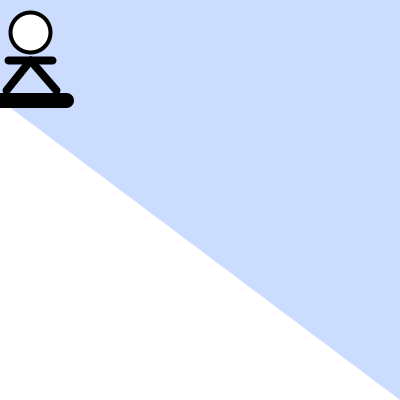
Frame 1 (no input)
Frame 60 (the mouse pressed at the canvas centre just before this capture): identical to frame 1, image omitted
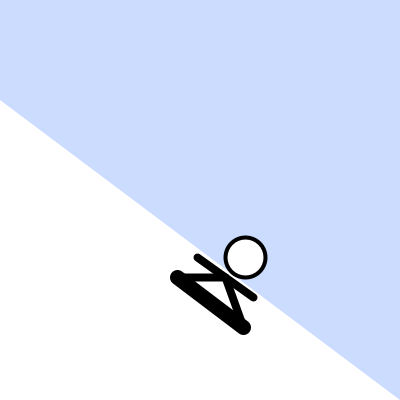
Frame 120 (the mouse held since frame 60 and released just before this capture)

The Processing sketch that drew these frames (run headless with seeded random() and noise(); from frame 60 on, the mouse is pressed at the canvas centre):

// Processing sketch: processing_135863
// ── processing_135863.pde

//with rotate
 
void setup(){
  size(400,400);
    smooth();
  background(204,220,255);
  noStroke();
  //mountain
  triangle(0,100,0,400,400,400);
}

int x=0;
int y=0;
int speed=3;
  void draw() {
   snowboarder();
 }
void snowboarder(){
    if(mousePressed==true){
      background(204,220,255);
  frameRate(30);
  background(204,220,255);
  noStroke();
  //mountain
  triangle(0,100,0,400,400,400);
  //board
  strokeWeight(15);
  stroke(0);
  line(x,y+100,x+66,y+150);
  //body
  strokeWeight(8);
  line(x+20,y+80,x+76,y+120);
  line(x+48,y+100,x+0,y+100);
  line(x+48,y+100,x+66,y+150);
  //head
  strokeWeight(4);
  ellipseMode(CENTER);
  ellipse(x+68,y+80,40,40);
   x=x+speed;
   y=y+speed;
if (x>=400){
x=0;
}
if(y>400){
  y=0;
}
    }
    else
    {
  background(204,220,255);
  frameRate(30);
  background(204,220,255);
  noStroke();
  //mountain
  triangle(0,100,0,400,400,400);
  //board
  strokeWeight(15);
  stroke(0);
  line(x,y+100,x+66,y+100);
  //body
  strokeWeight(8);
  line(x+8,y+60,x+52,y+60);
  line(x+30,y+60,x+6,y+90);
  line(x+30,y+60,x+56,y+90);
  //head
  strokeWeight(4);
  ellipseMode(CENTER);
 ellipse(x+30,y+32,40,40);
    }
    
    
    
    
    }
